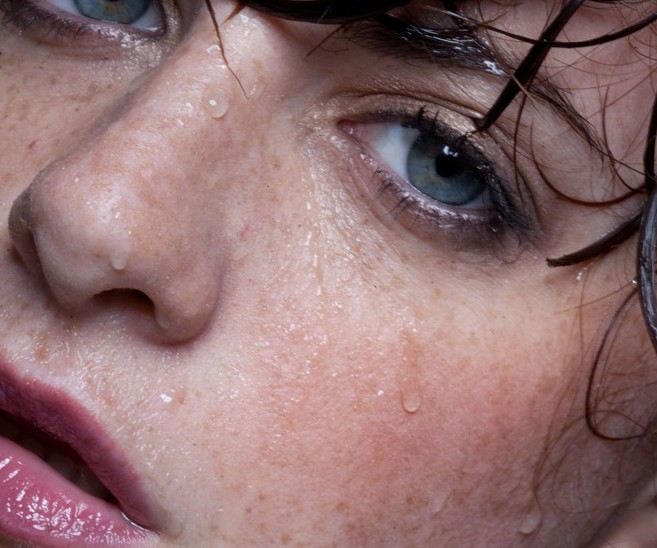
#> input picture 5.jpg, 657 x 548 px
$ python class_8.py
#> lines starting #> are read from the running program, lines starting #| are printed output that depends on the picture
import numpy as np
import cv2 as cv


def bi_demo(img):  # 边缘保留滤波
    # p2:d取0就行 p3：sigmaColor 取的越大，小的差异越会被抹去 p4：sigmaSpace空间差异取小
    dst = cv.bilateralFilter(img, 0, 100, 5)
    dst2 = cv.bilateralFilter(img, 0, 100, 100)
    cv.imshow('bi_demo', dst)
    cv.imshow('bi_demo_50', dst2)


def shift_demo(img):  # 均值迁移滤波
    dst = cv.pyrMeanShiftFiltering(img, 10, 50)
    cv.imshow('shift_demo', dst)


img = cv.imread('./5.jpg', 1)  # blue green red
#> img is the input picture: shape (548, 657, 3); mean B, G, R 111.8, 110.7, 143.3

t1 = cv.getTickCount()
shift_demo(img)
#> in shift_demo, `dst = cv.pyrMeanShiftFiltering(img, 10, 50)`:
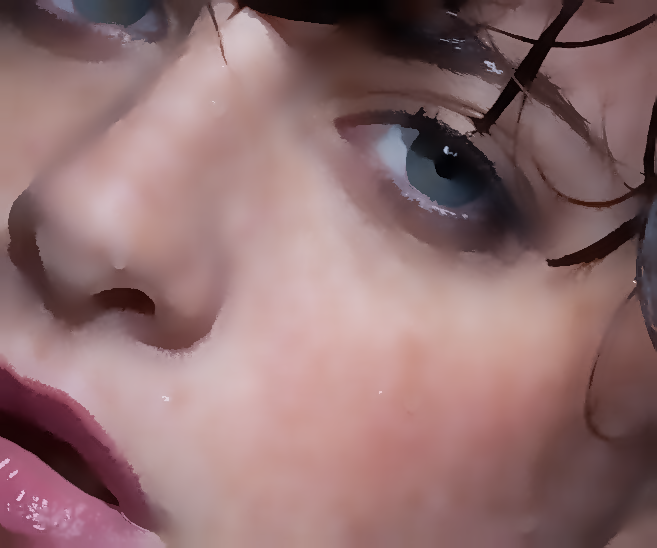
#> dst: shape (548, 657, 3); mean B, G, R 112.1, 111, 143.6
t2 = cv.getTickCount()
print('time: %s ms' % ((t2 - t1) / cv.getTickFrequency() * 1000))  # 计算运行时间
if cv.waitKey(0) == ord('q'):
#> (key q is pressed here)
    cv.destroyAllWindows()

$ run again, with larger.jpg copied over 5.jpg
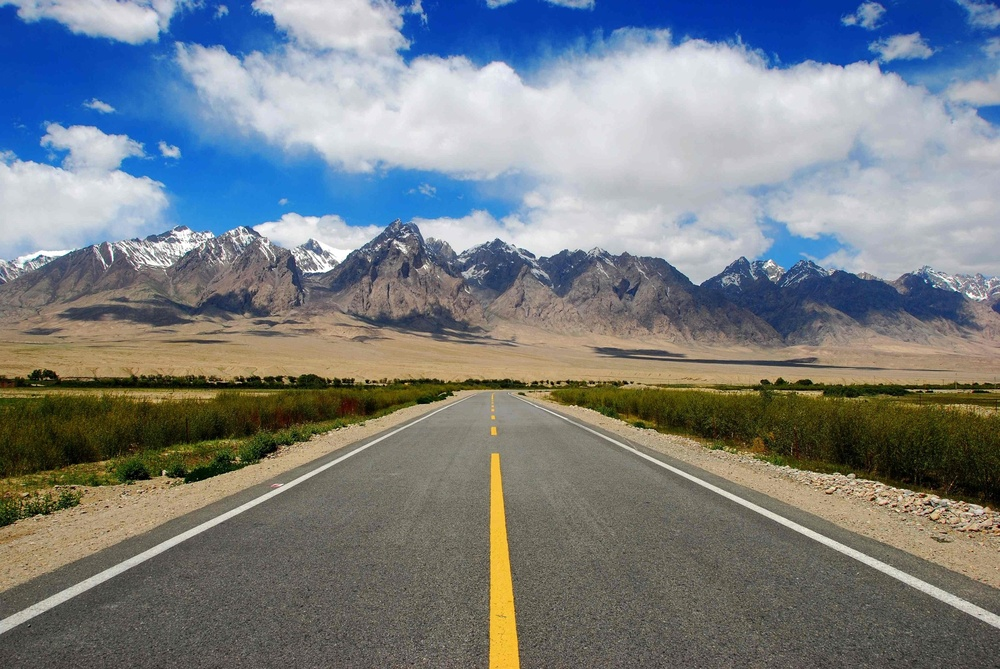
#> input picture larger.jpg, 1000 x 669 px, shrunk from 1936 x 1296 before the run
#> img is the input picture: shape (669, 1000, 3); mean B, G, R 131, 127.2, 121.2
#> in shift_demo, `dst = cv.pyrMeanShiftFiltering(img, 10, 50)`:
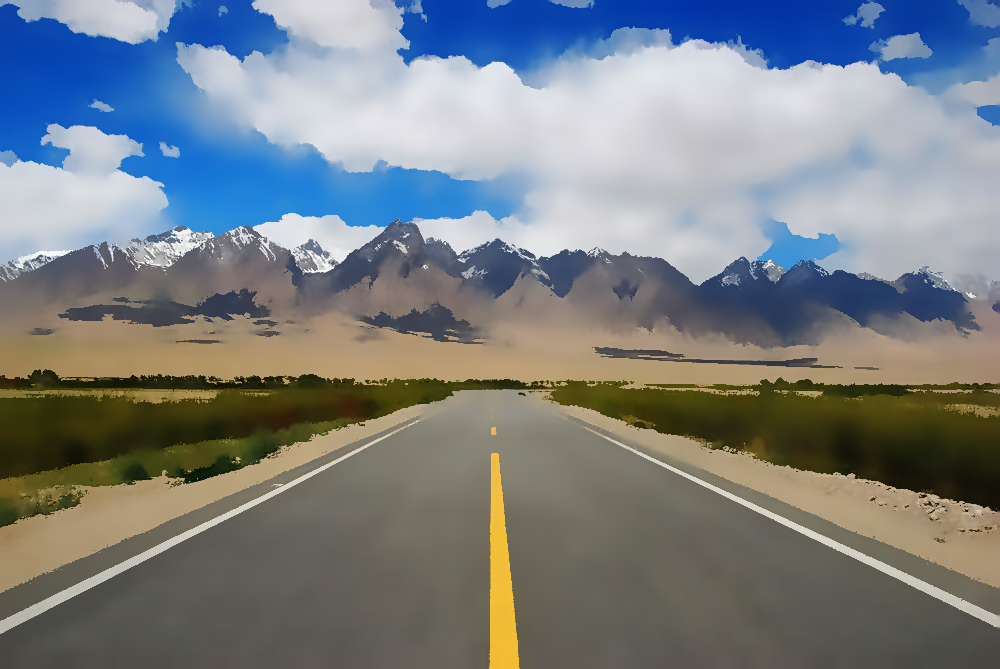
#> dst: shape (669, 1000, 3); mean B, G, R 131.1, 127.3, 121.3
